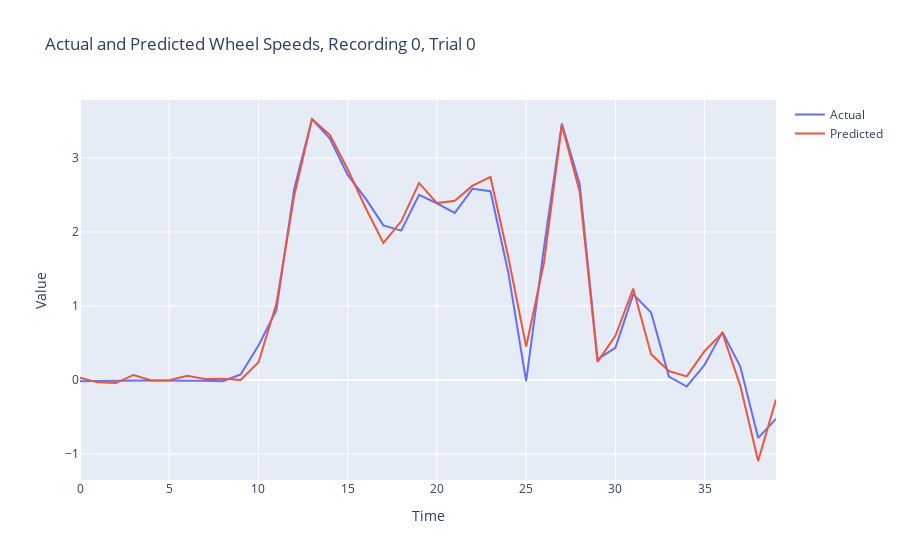
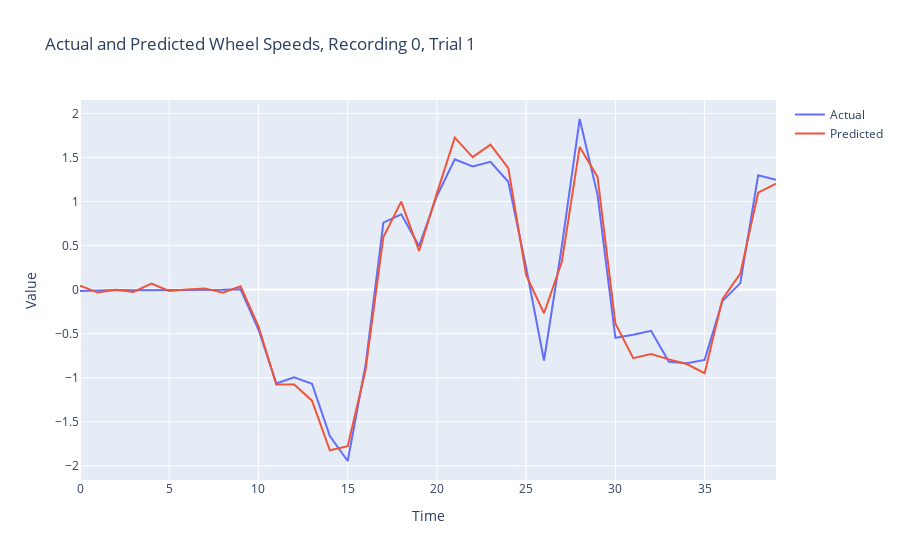
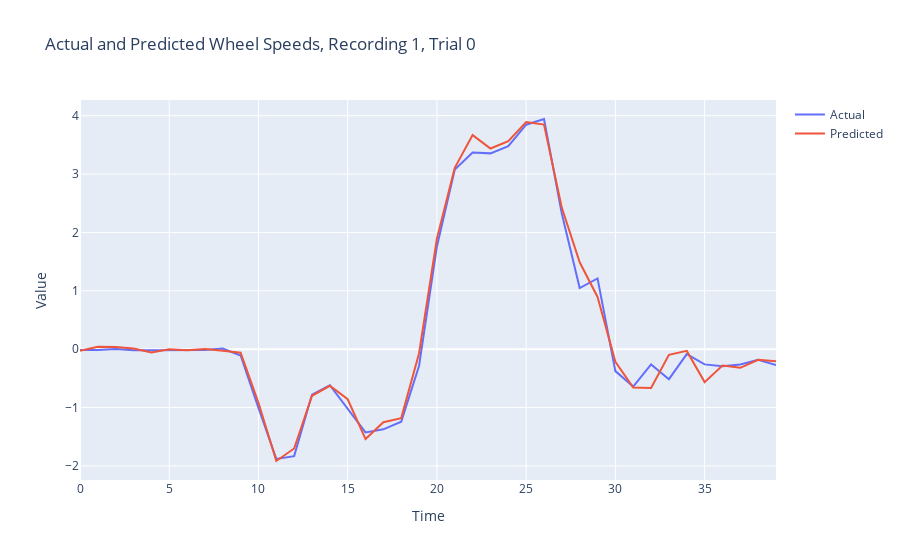
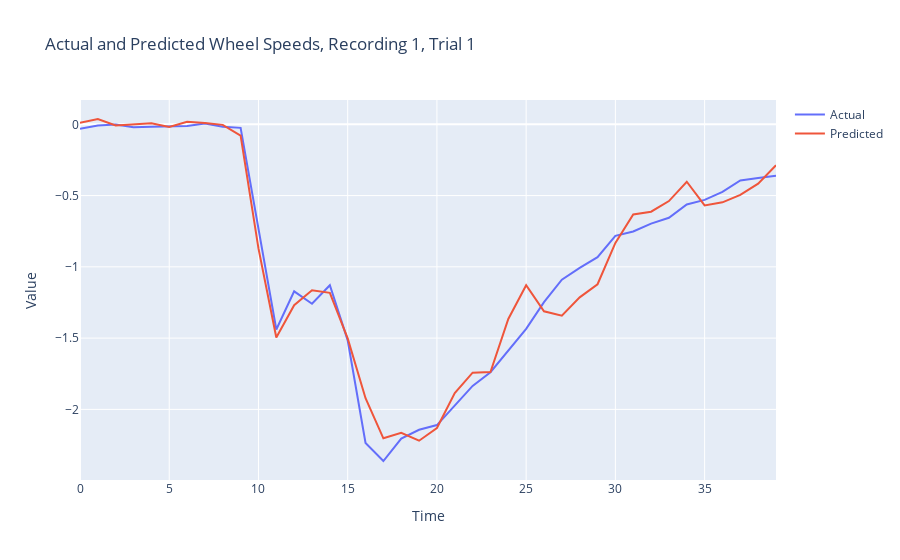

The notebook cell saved with these charts, in order:
### Code cell
for recording in range(TOTAL_RECORDINGS):
    loss_item = evaluate_recording(recording, X_train[recording], Y_train[recording], model, loss_fn, plot_num=2)
    print(f'Evaluation, Recording {recording}, Loss {loss_item}')
